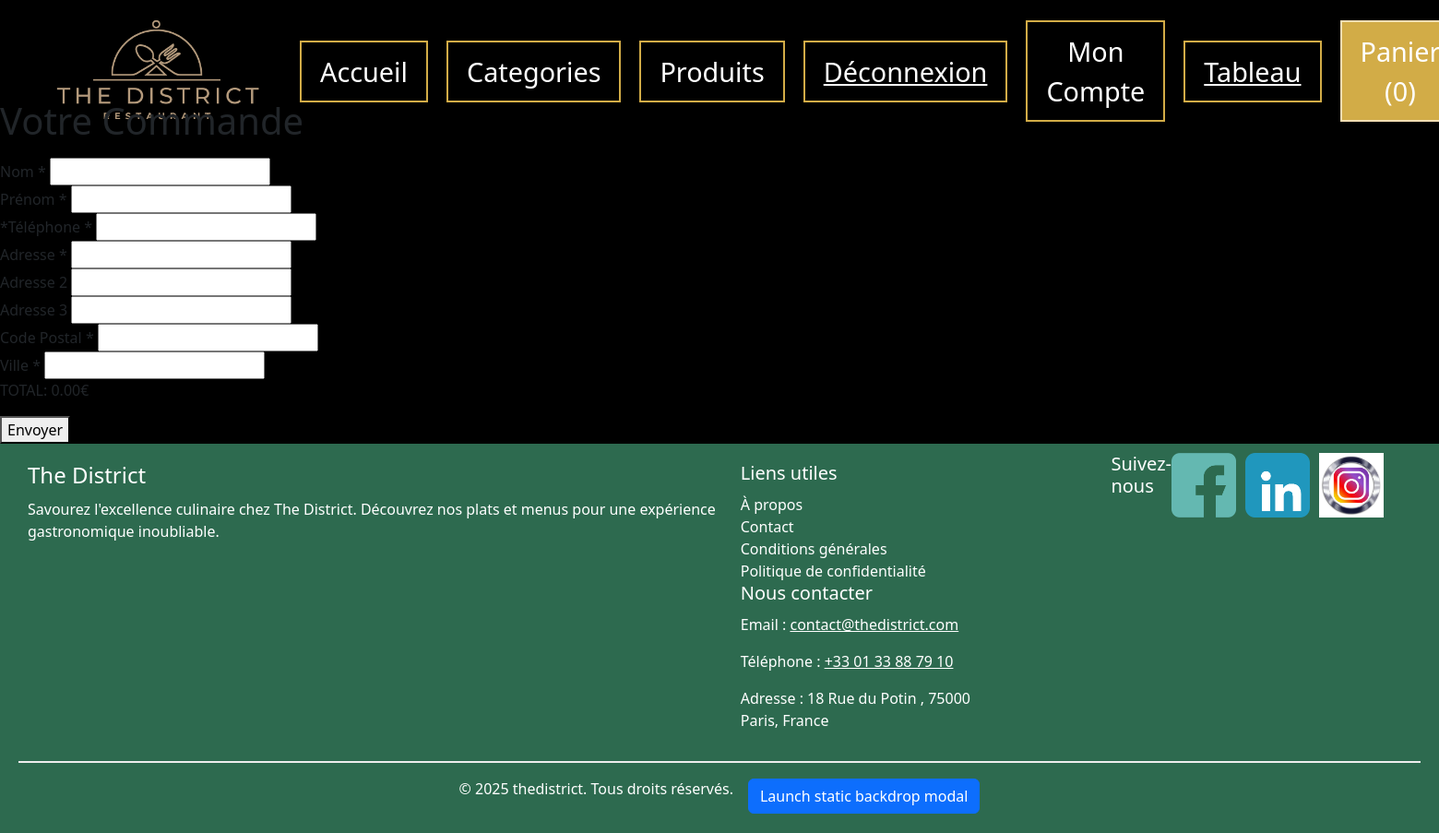
Page /commande.php (signed in) on the earlier database version.
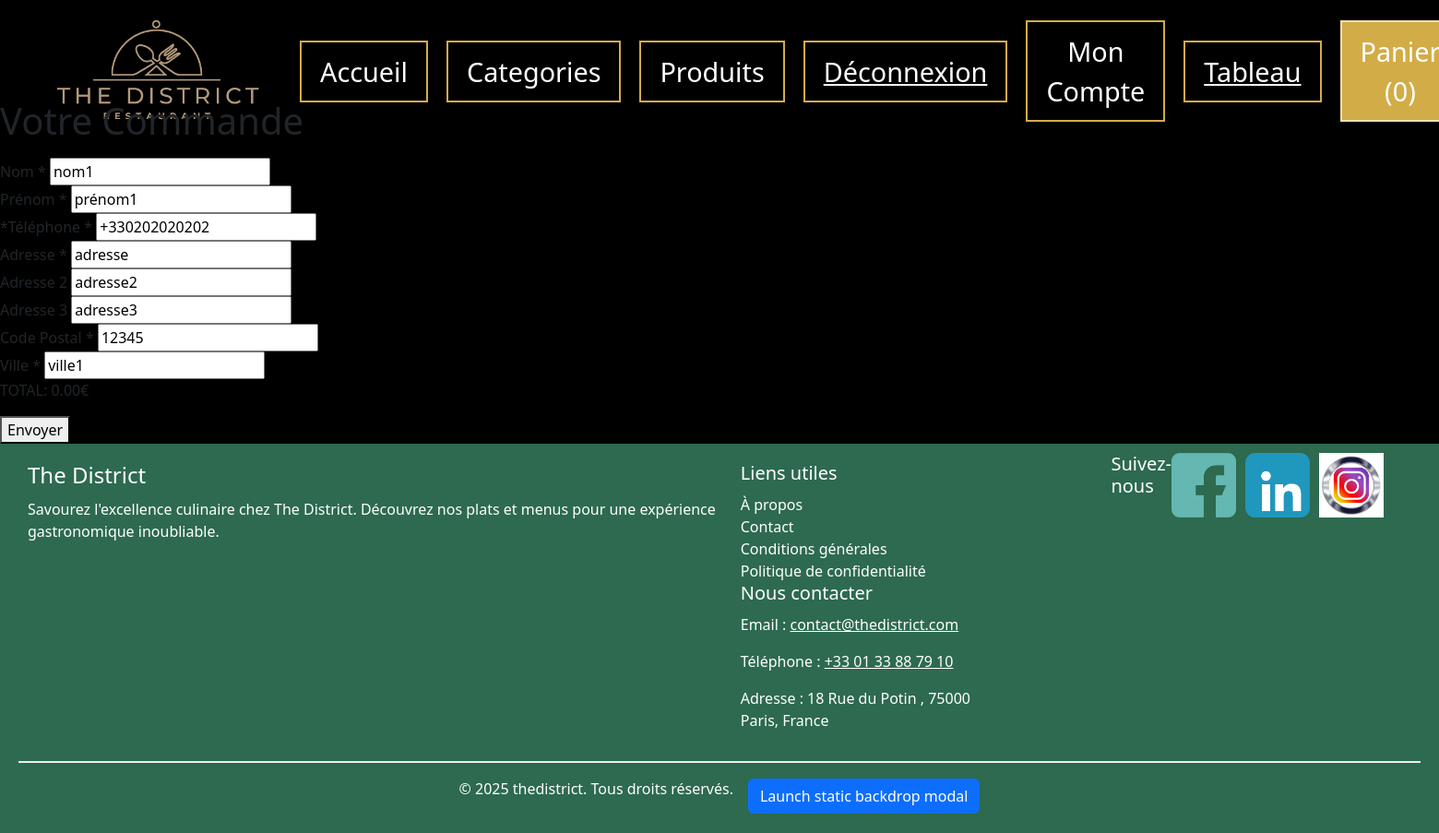
Same page on the later database version.
### tables this page shows
CREATE TABLE `client` (
  `client_ID` int(11) NOT NULL,
  `client_nom` varchar(50) NOT NULL,
  `client_prenom` varchar(50) NOT NULL,
  `client_tel` varchar(13) NOT NULL,
  `client_cp` varchar(5) NOT NULL,
  `client_ville` varchar(50) NOT NULL,
  `client_adresse1` varchar(50) NOT NULL,
  `client_adresse2` varchar(50) DEFAULT NULL,
  `client_adresse3` varchar(50) DEFAULT NULL,
  `utilisateur_ID` int(11) NOT NULL,
  PRIMARY KEY (`client_ID`),
  UNIQUE KEY `utilisateur_ID` (`utilisateur_ID`)
);

### commande.php (the view, shortened to what this page needs)
<?php
include 'header.php';
$utilisateur = $_SESSION['utilisateur_ID'];
$clientExistant = null;
if ($utilisateur) {
    $stmtClient = $pdo->prepare("SELECT * FROM client WHERE utilisateur_ID = :utilisateur_ID");
    $stmtClient->execute([':utilisateur_ID' => $_SESSION['utilisateur_ID']]);
    $clientExistant = $stmtClient->fetch(PDO::FETCH_ASSOC);
    if ($clientExistant) {
        $stmtAdresses = $pdo->prepare("SELECT * FROM client WHERE client_ID = :client_ID");
        $stmtAdresses->execute([':client_ID' => $clientExistant['client_ID']]);
        $adressesExistantes = $stmtAdresses->fetchAll(PDO::FETCH_ASSOC);
    }
}
?>
<main>
    <section>
        <h1>Votre Commande</h1>
        <form action="commande.php" method="post">
            <article>
                <label for="nom">Nom *</label>
                <input id="nom" type="text" name="nom" value="<?= $clientExistant ? htmlentities($clientExistant["client_nom"]) : "" ?>" required>
            </article>
            <article>
                <label for="prenom">Prénom *</label>
                <input id="prenom" type="text" name="prenom" value="<?= $clientExistant ? htmlentities($clientExistant["client_prenom"]) : "" ?>" required>
            </article>
            <article>
                <label for="tel">*Téléphone *</label>
                <input id="tel" type="text" name="tel" value="<?= $clientExistant ? htmlentities($clientExistant["client_tel"]) : "" ?>" required>
            </article>
    </section>
    <section>
        <label for="adresse">Adresse *</label>
        <input id="adresse" type="text" name="adresse" value="<?= $clientExistant ? htmlentities($clientExistant["client_adresse1"]) : "" ?>" required>
    </section>
    <section>
        <label for="adresse2">Adresse 2</label>
        <input id="adresse2" type="text" name="adresse2" value="<?= $clientExistant ? htmlentities($clientExistant["client_adresse2"]) : "" ?>">
    </section>
    <section>
        <label for="adresse3">Adresse 3</label>
        <input id="adresse3" type="text" name="adresse3" value="<?= $clientExistant ? htmlentities($clientExistant["client_adresse3"]) : "" ?>">
    </section>
    <section>
        <label for="codepostal">Code Postal *</label>
        <input id="codepostal" type="text" name="codepostal" value="<?= $clientExistant ? htmlentities($clientExistant["client_cp"]) : "" ?>" required>
    </section>
    <section>
        <label for="ville">Ville *</label>
        <input id="ville" type="text" name="ville" value="<?= $clientExistant ? htmlentities($clientExistant["client_ville"]) : "" ?>" required>
    </section>
    <p>TOTAL: <?= number_format(htmlentities($total), 2)?>€</p>
    <button type="submit">Envoyer</button>
</main>
<?php
include 'footer.php';
?>

Differences in the rows shown:
added client: nom "nom1", prenom "prénom1", tel "+330202020202", adresse "adresse", adresse2 "adresse2", adresse3 "adresse3", codepostal "12345", ville "ville1"
